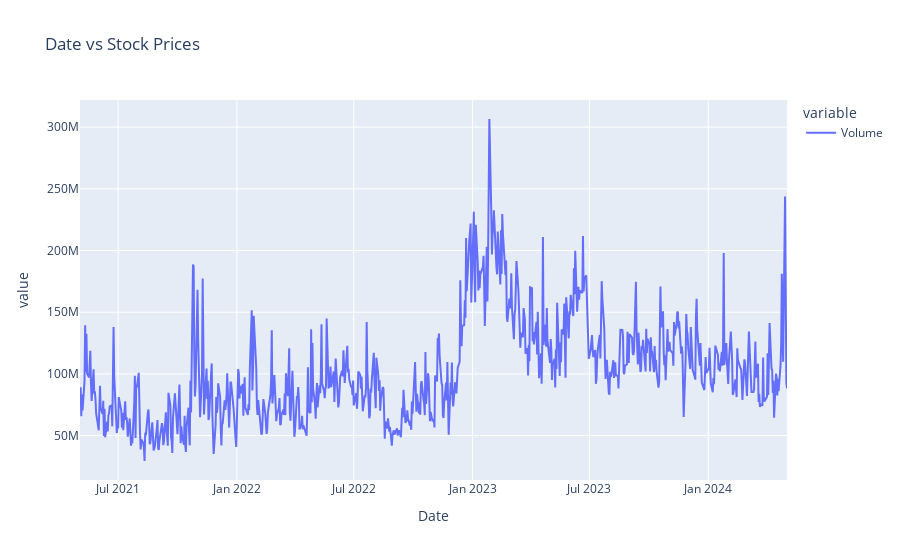

Notebook source saved alongside this figure:
### Code cell
fig = px.line(df_tsla, y=['Volume'], title = 'Date vs Stock Prices')
fig.show()

### Figure 1 — Plotly figure (JSON) as saved in the notebook; plotly's stock layout.template omitted (floating-point values rounded to 4 significant figures; data arrays with more than 128 entries replaced by an {"elided": "..."} marker saying what was removed)
{"data": [{"hovertemplate": "variable=Volume<br>Date=%{x}<br>value=%{y}<extra></extra>", "legendgroup": "Volume", "line": {"color": "#636efa", "dash": "solid"}, "marker": {"symbol": "circle"}, "mode": "lines", "name": "Volume", "orientation": "v", "showlegend": true, "type": "scatter", "x": {"elided": "756 str values"}, "xaxis": "x", "y": {"elided": "756 int values"}, "yaxis": "y"}], "layout": {"legend": {"title": {"text": "variable"}, "tracegroupgap": 0}, "title": {"text": "Date vs Stock Prices"}, "xaxis": {"anchor": "y", "domain": [0, 1], "title": {"text": "Date"}}, "yaxis": {"anchor": "x", "domain": [0, 1], "title": {"text": "value"}}}}
